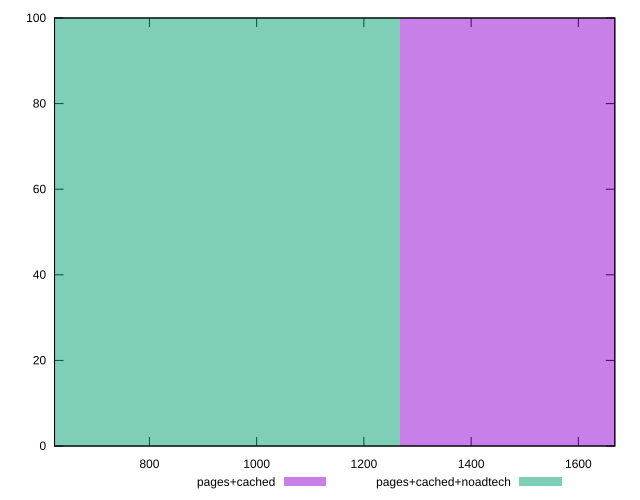

Write the gnuplot code that produced this figure.
reset

$pagesCached <<EOF
1688.8528819972423 100
EOF

$pagesCachedNoadtech <<EOF
844.4264409986212 100
EOF

set key outside below
set boxwidth 844.4264409986212
set xrange [623:1668]
set yrange [0:100]
set trange [0:100]
set style fill transparent solid 0.5 noborder
set terminal svg size 640, 500 enhanced background rgb 'white'
set output "report_00021_2021-02-20T09:16:39.615Z/render-blocking-resources/comparison/histogram/1_vs_2.svg"

plot $pagesCached title "pages+cached" with boxes, \
     $pagesCachedNoadtech title "pages+cached+noadtech" with boxes

reset
